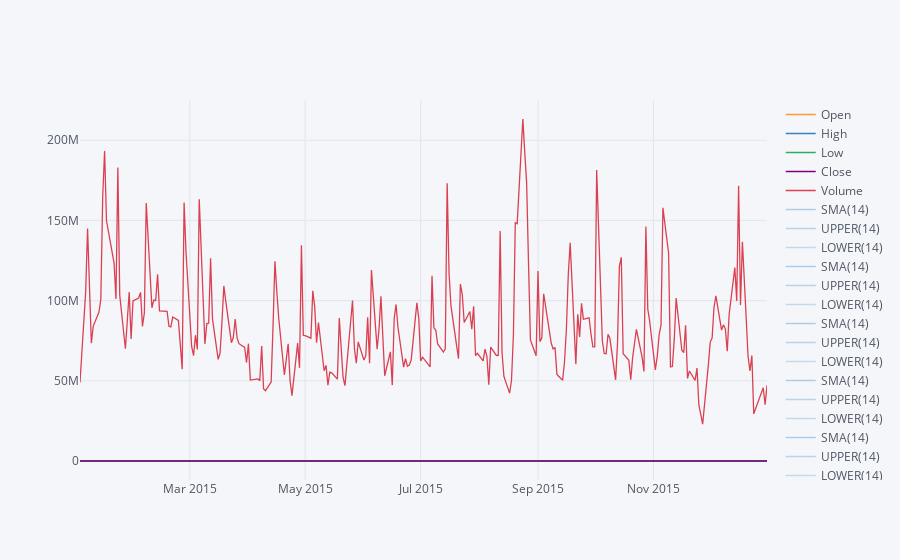

The code cell stored with this chart in its notebook:
### Markdown cell above
**Use .ta_plot(study='boll') to create a Bollinger Band Plot for Bank of America for the year 2015.**

### Code cell
bank_stocks[bank_stocks.index.year == 2015]['BAC'].ta_plot(study='boll')

### Figure 1 — Plotly figure (JSON) as saved in the notebook; plotly's stock layout.template omitted (floating-point values rounded to 4 significant figures; data arrays with more than 128 entries replaced by an {"elided": "..."} marker saying what was removed)
{"data": [{"line": {"color": "rgba(255, 153, 51, 1.0)", "dash": "solid", "shape": "linear", "width": 1.3}, "mode": "lines", "name": "Open", "text": "", "type": "scatter", "x": {"elided": "252 str values"}, "y": {"elided": "252 float values"}}, {"line": {"color": "rgba(55, 128, 191, 1.0)", "dash": "solid", "shape": "linear", "width": 1.3}, "mode": "lines", "name": "High", "text": "", "type": "scatter", "x": {"elided": "252 str values"}, "y": {"elided": "252 float values"}}, {"line": {"color": "rgba(50, 171, 96, 1.0)", "dash": "solid", "shape": "linear", "width": 1.3}, "mode": "lines", "name": "Low", "text": "", "type": "scatter", "x": {"elided": "252 str values"}, "y": {"elided": "252 float values"}}, {"line": {"color": "rgba(128, 0, 128, 1.0)", "dash": "solid", "shape": "linear", "width": 1.3}, "mode": "lines", "name": "Close", "text": "", "type": "scatter", "x": {"elided": "252 str values"}, "y": {"elided": "252 float values"}}, {"line": {"color": "rgba(219, 64, 82, 1.0)", "dash": "solid", "shape": "linear", "width": 1.3}, "mode": "lines", "name": "Volume", "text": "", "type": "scatter", "x": {"elided": "252 str values"}, "y": {"elided": "252 int values"}}, {"line": {"color": "rgba(55, 128, 191, 0.35999999999999993)", "dash": "solid", "shape": "linear", "width": 1.3}, "mode": "lines", "name": "SMA(14)", "text": "", "type": "scatter", "x": {"elided": "252 str values"}, "y": {"elided": "252x5 mixed values"}}, {"line": {"color": "rgba(55, 128, 191, 0.3066666666666665)", "dash": "solid", "shape": "linear", "width": 1.3}, "mode": "lines", "name": "UPPER(14)", "text": "", "type": "scatter", "x": {"elided": "252 str values"}, "y": {"elided": "252x5 mixed values"}}, {"line": {"color": "rgba(55, 128, 191, 0.25333333333333324)", "dash": "solid", "shape": "linear", "width": 1.3}, "mode": "lines", "name": "LOWER(14)", "text": "", "type": "scatter", "x": {"elided": "252 str values"}, "y": {"elided": "252x5 mixed values"}}, {"line": {"color": "rgba(55, 128, 191, 0.35999999999999993)", "dash": "solid", "shape": "linear", "width": 1.3}, "mode": "lines", "name": "SMA(14)", "text": "", "type": "scatter", "x": {"elided": "252 str values"}, "y": {"elided": "252x5 mixed values"}}, {"line": {"color": "rgba(55, 128, 191, 0.3066666666666665)", "dash": "solid", "shape": "linear", "width": 1.3}, "mode": "lines", "name": "UPPER(14)", "text": "", "type": "scatter", "x": {"elided": "252 str values"}, "y": {"elided": "252x5 mixed values"}}, {"line": {"color": "rgba(55, 128, 191, 0.25333333333333324)", "dash": "solid", "shape": "linear", "width": 1.3}, "mode": "lines", "name": "LOWER(14)", "text": "", "type": "scatter", "x": {"elided": "252 str values"}, "y": {"elided": "252x5 mixed values"}}, {"line": {"color": "rgba(55, 128, 191, 0.35999999999999993)", "dash": "solid", "shape": "linear", "width": 1.3}, "mode": "lines", "name": "SMA(14)", "text": "", "type": "scatter", "x": {"elided": "252 str values"}, "y": {"elided": "252x5 mixed values"}}, {"line": {"color": "rgba(55, 128, 191, 0.3066666666666665)", "dash": "solid", "shape": "linear", "width": 1.3}, "mode": "lines", "name": "UPPER(14)", "text": "", "type": "scatter", "x": {"elided": "252 str values"}, "y": {"elided": "252x5 mixed values"}}, {"line": {"color": "rgba(55, 128, 191, 0.25333333333333324)", "dash": "solid", "shape": "linear", "width": 1.3}, "mode": "lines", "name": "LOWER(14)", "text": "", "type": "scatter", "x": {"elided": "252 str values"}, "y": {"elided": "252x5 mixed values"}}, {"line": {"color": "rgba(55, 128, 191, 0.35999999999999993)", "dash": "solid", "shape": "linear", "width": 1.3}, "mode": "lines", "name": "SMA(14)", "text": "", "type": "scatter", "x": {"elided": "252 str values"}, "y": {"elided": "252x5 mixed values"}}, {"line": {"color": "rgba(55, 128, 191, 0.3066666666666665)", "dash": "solid", "shape": "linear", "width": 1.3}, "mode": "lines", "name": "UPPER(14)", "text": "", "type": "scatter", "x": {"elided": "252 str values"}, "y": {"elided": "252x5 mixed values"}}, {"line": {"color": "rgba(55, 128, 191, 0.25333333333333324)", "dash": "solid", "shape": "linear", "width": 1.3}, "mode": "lines", "name": "LOWER(14)", "text": "", "type": "scatter", "x": {"elided": "252 str values"}, "y": {"elided": "252x5 mixed values"}}, {"line": {"color": "rgba(55, 128, 191, 0.35999999999999993)", "dash": "solid", "shape": "linear", "width": 1.3}, "mode": "lines", "name": "SMA(14)", "text": "", "type": "scatter", "x": {"elided": "252 str values"}, "y": {"elided": "252x5 mixed values"}}, {"line": {"color": "rgba(55, 128, 191, 0.3066666666666665)", "dash": "solid", "shape": "linear", "width": 1.3}, "mode": "lines", "name": "UPPER(14)", "text": "", "type": "scatter", "x": {"elided": "252 str values"}, "y": {"elided": "252x5 mixed values"}}, {"line": {"color": "rgba(55, 128, 191, 0.25333333333333324)", "dash": "solid", "shape": "linear", "width": 1.3}, "mode": "lines", "name": "LOWER(14)", "text": "", "type": "scatter", "x": {"elided": "252 str values"}, "y": {"elided": "252x5 mixed values"}}], "layout": {"legend": {"bgcolor": "#F5F6F9", "font": {"color": "#4D5663"}}, "paper_bgcolor": "#F5F6F9", "plot_bgcolor": "#F5F6F9", "title": {"font": {"color": "#4D5663"}}, "xaxis": {"gridcolor": "#E1E5ED", "showgrid": true, "tickfont": {"color": "#4D5663"}, "title": {"font": {"color": "#4D5663"}, "text": ""}, "zerolinecolor": "#E1E5ED"}, "yaxis": {"gridcolor": "#E1E5ED", "showgrid": true, "tickfont": {"color": "#4D5663"}, "title": {"font": {"color": "#4D5663"}, "text": ""}, "zerolinecolor": "#E1E5ED"}}}
